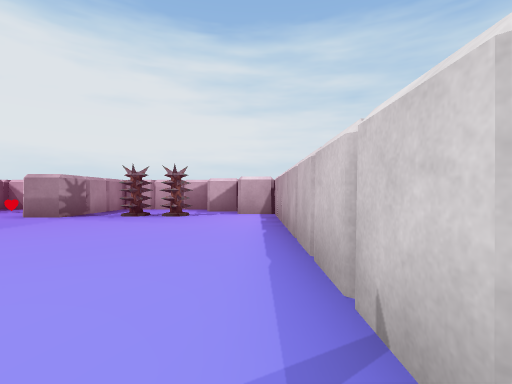
view 1 (above)

22 first-person views from a walk through a Unity game level. The camera is 0.59 m above the floor, looks level and sees 85° across. Doors are open. The floor is counted in squares, 1 m on a side. Each view is taken from the middle of a square. On the plan, view 1 faces up. The plan holds only what a view shows up to about 9 squares ahead; the rest is blank. The player is left out. Some animated figures are left out.

view 2
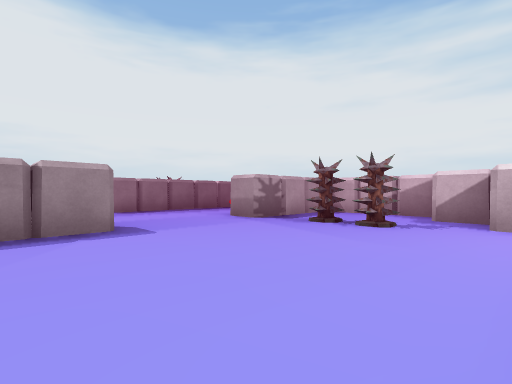

view 3
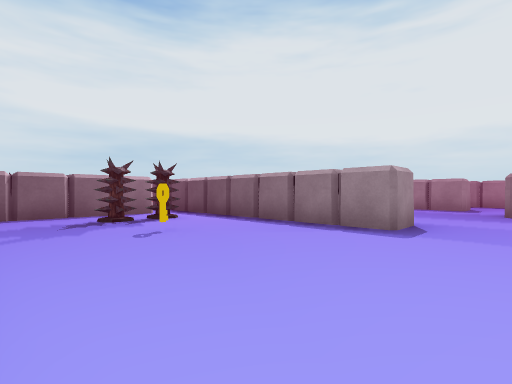

view 4
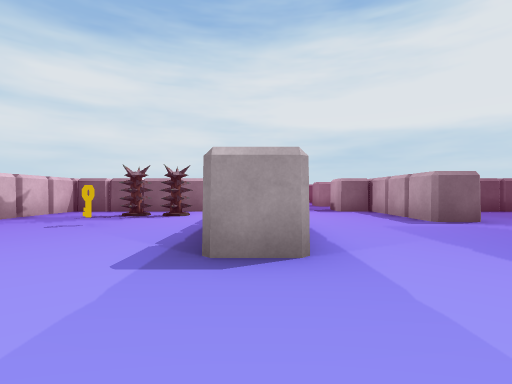

view 5
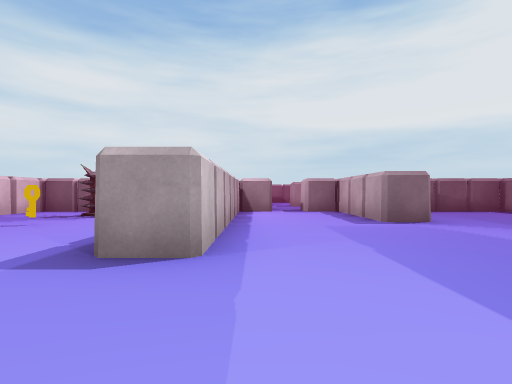

view 6
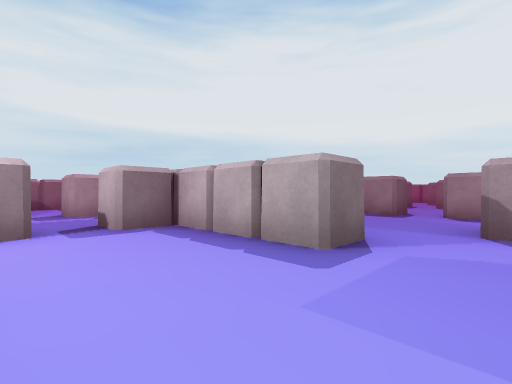

view 7
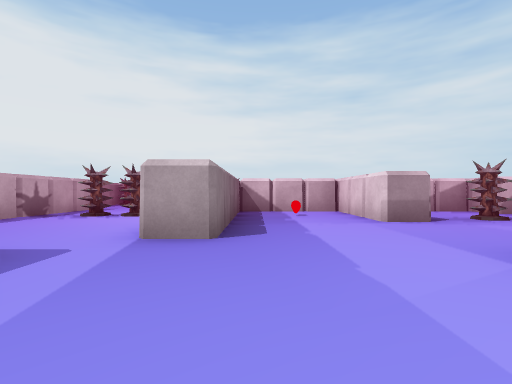

view 8
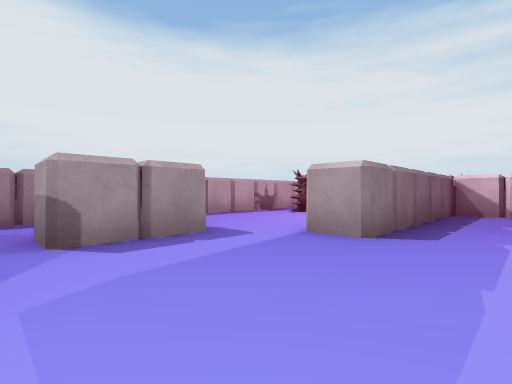

view 9
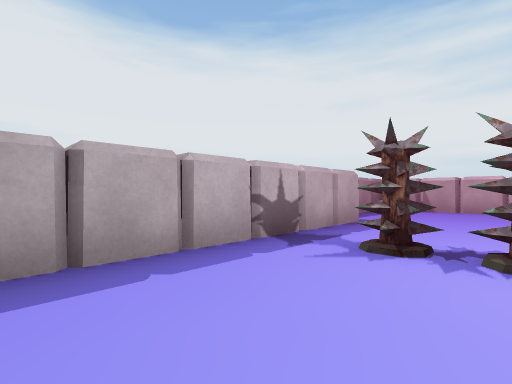

view 10
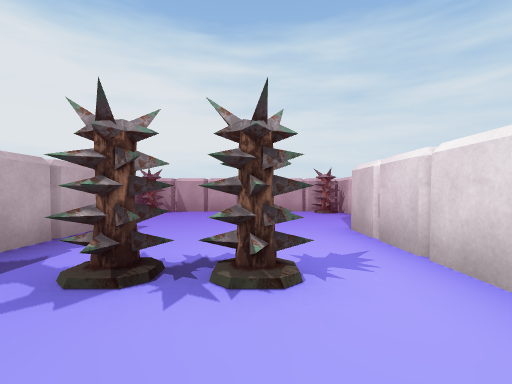

view 11
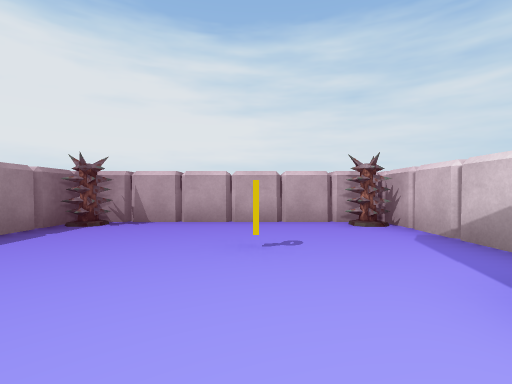

view 12
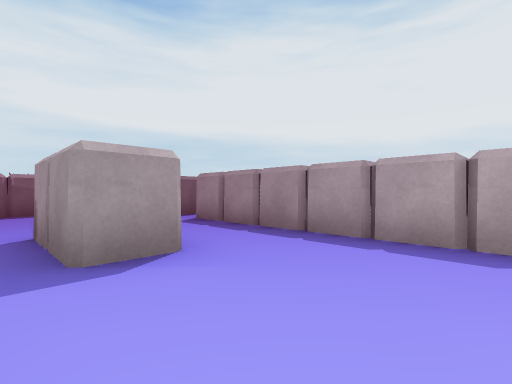

view 13
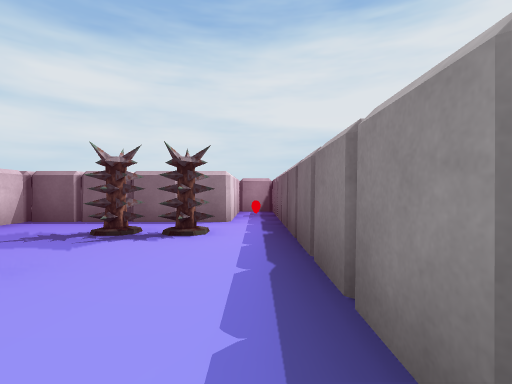

view 14
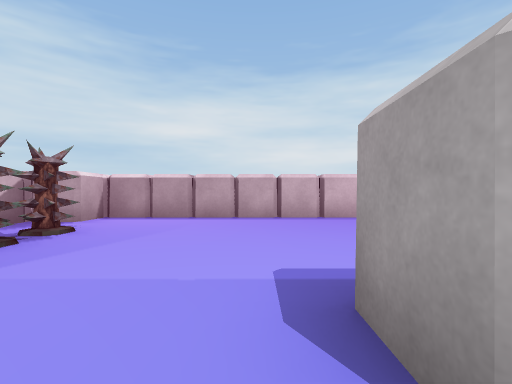

view 15
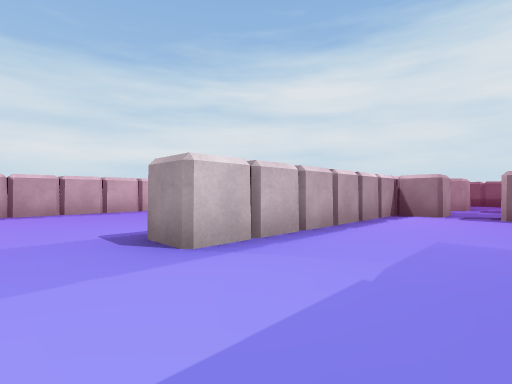

view 16
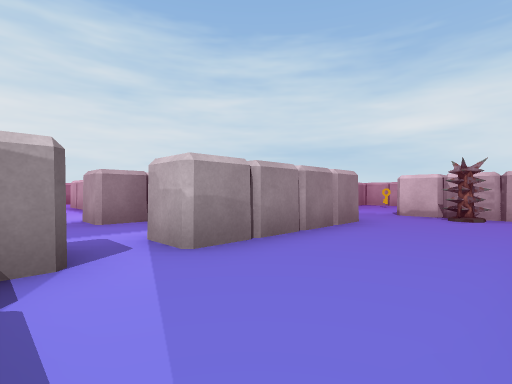

view 17
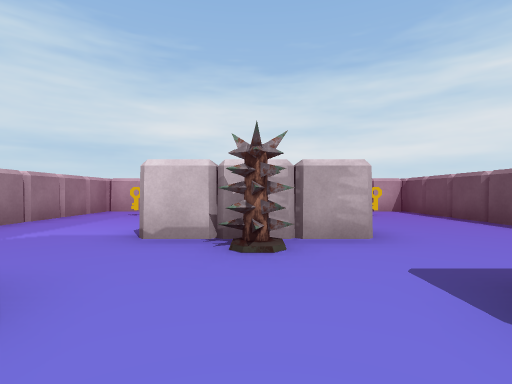

view 18
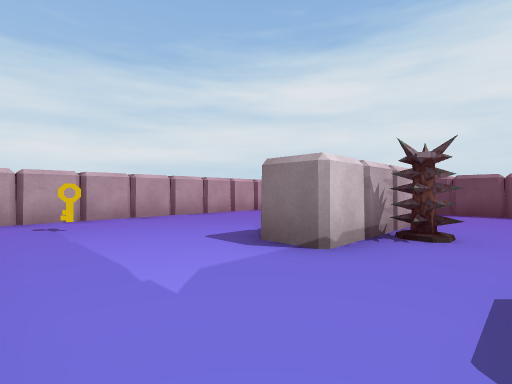

view 19
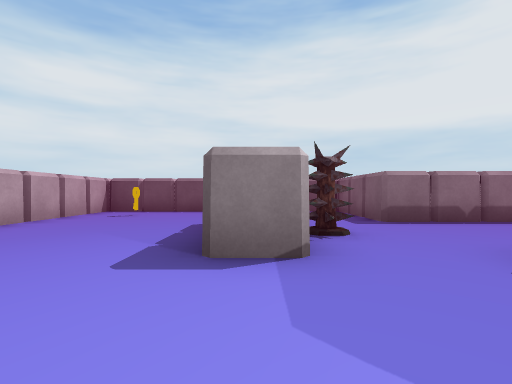

view 20
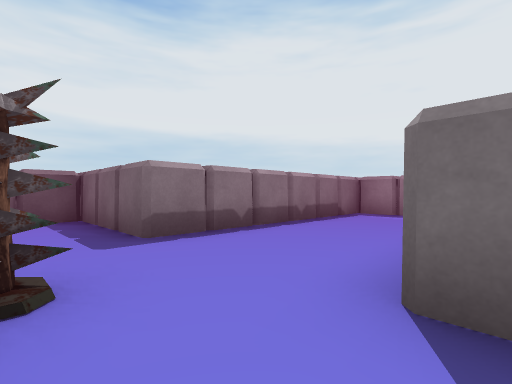

view 21
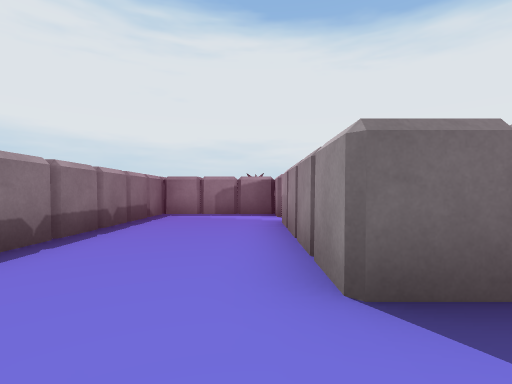

view 22
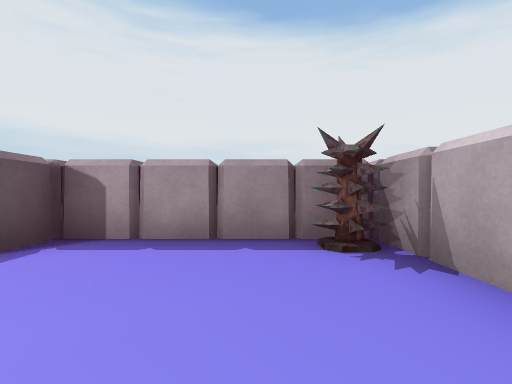

### Floor plan
Points are (right, up) in squares from view 1. A wall is a line through its corners. A room is listed if a view was taken in it or the views show most of it. See-through windows are left out.
Room 1 (views 1, 2, 3, 4, 5, 6, 7, 8, 13, 14, 15)
walls: (-9.5, 0.5) (-8.5, 0.5) (-8.5, -2.5) (-7.5, -2.5); (-6.5, -2.5) (-5.5, -2.5) (-5.5, 3.5) (-4.5, 3.5) (-4.5, -5.5) (-3.5, -5.5) (-3.5, -2.5) (0.5, -2.5) (0.5, 7.5) (-0.5, 7.5) (-0.5, 8.5) (-1.5, 8.5); (-4.5, 9.2) (-4.5, 6.5) (-5.5, 6.5) (-5.5, 9.5) (-8.5, 9.5) (-8.5, 4.5) (-9.5, 4.5); (-1.5, 9) (-1.5, 9.5) (-4.4, 9.5); (-10.5, 3.5) (-10.5, 1.5) (-11.5, 1.5)
ways out: opening at (-10, 4) to room 2; opening at (-10.5, 1) to room 4; open door at (-7, -3) to room 5
objects: spikes (-3, -1); spikes (-3, 7); spikes (-2, -1); spikes (-2, 7)
Room 2 (views 9, 10, 11, 12, 22)
walls: (-9.5, 7.6) (-9.5, 10.5); (-8.5, 11.6) (-8.5, 14.5) (-14.5, 14.5) (-14.5, 10.5) (-13.5, 10.5) (-13.5, 1.5); (-11.5, 3.5) (-10.5, 3.5)
ways out: opening at (-10, 4) to room 1; opening at (-12.5, 2.5) to room 4
objects: spikes (-14, 14); spikes (-12, 8); spikes (-11, 8); spikes (-9, 14)
Room 3 (views 16, 17, 18, 19, 20, 21)
walls: (-0.5, -9.5) (-0.5, -6.5) (0.5, -6.5); (-2.5, -5.5) (-2.5, -6.5) (-6.5, -6.5); (-7.5, -6.5) (-8.5, -6.5) (-8.5, -9.5) (-2.5, -9.5) (-2.5, -12.5) (4.5, -12.5) (4.5, -3.5) (0.9, -3.5)
ways out: open door at (-7, -6) to room 5
objects: spikes (-1, -8)
Room 4 (no view inside)
walls: (-13.5, -0.5) (-13.5, -2.5) (-10.4, -2.5); (-13.5, 1.5) (-13.5, 0.5)
ways out: opening at (-10.5, 1) to room 1; opening at (-12.5, 2.5) to room 2; open door at (-14, 0)
Room 5 (no view inside)
walls: (-5.5, -3.5) (-6.5, -3.5); (-8.1, -5.5) (-7.5, -5.5)
ways out: open door at (-7, -3) to room 1; open door at (-7, -6) to room 3

Where each view was taken, in squares from view 1:
view 1: 0 up, 0 right, facing up
view 2: 2 up, 0 right, facing up-left
view 3: 5 up, 0 right, facing down-left
view 4: 6 up, 5 left, facing down
view 5: 6 up, 6 left, facing down
view 6: 2 up, 6 left, facing down-left
view 7: 1 up, 8 left, facing up
view 8: 1 up, 7 left, facing up-left
view 9: 5 up, 11 left, facing up-left
view 10: 6 up, 11 left, facing up
view 11: 9 up, 11 left, facing up
view 12: 6 up, 10 left, facing down-left
view 13: 3 up, 4 left, facing down
view 14: 4 up, 6 left, facing right
view 15: 5 up, 8 left, facing down-right
view 16: 9 down, 8 left, facing up-right
view 17: 8 down, 4 left, facing right
view 18: 4 down, 2 left, facing down-right
view 19: 4 down, 0 right, facing down
view 20: 6 down, 1 left, facing down-left
view 21: 7 down, 1 left, facing left
view 22: 13 up, 11 left, facing left
